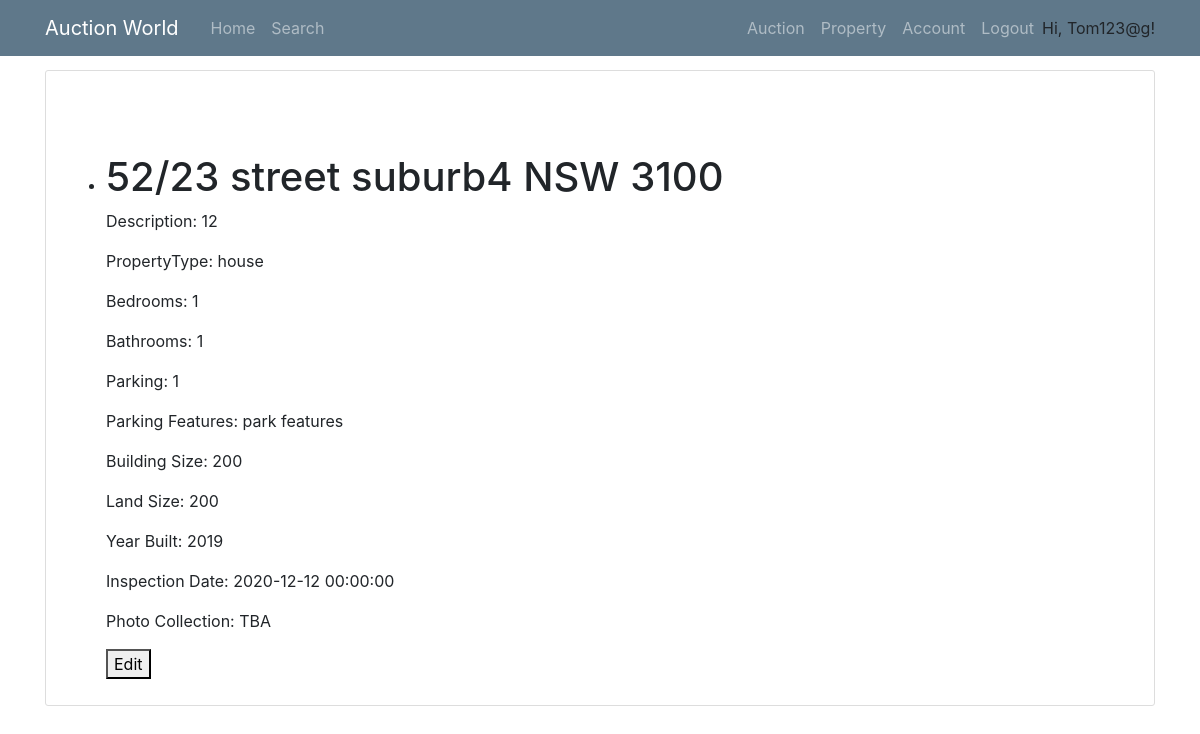
Page /property (signed in) on the earlier database version.
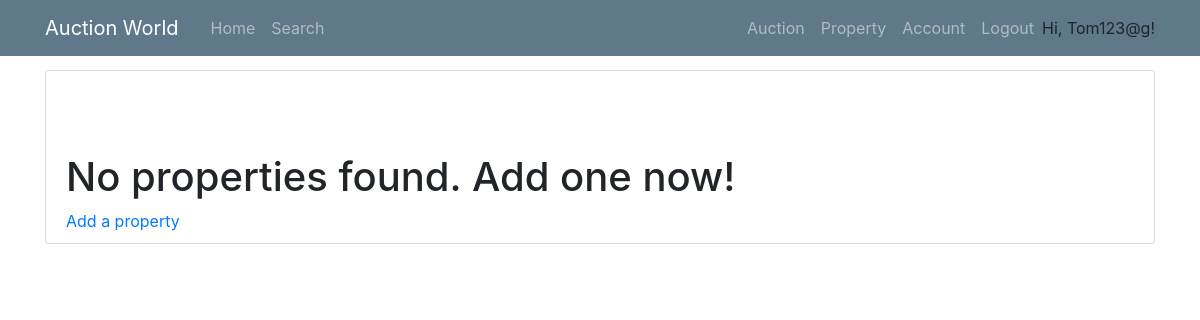
Same page on the later database version.
### models.py (models this page shows, shortened)
class User(UserMixin, db.Model):
    __tablename__ = 'User'
    id = db.Column(db.Integer, primary_key = True)
    login_name = db.Column(db.String(collation='NOCASE') ,unique=True, nullable=False)
    email = db.Column(db.String, unique=True, nullable=False)
    password_hash = db.Column(db.String, nullable=False)
    address = db.Column(db.String(1000), nullable=False)
    date_of_birth = db.Column(db.DateTime, nullable=False)
    phone_number = db.Column(db.String, nullable=False)
    auctionId = db.relationship('AuctionDetails', backref='seller', lazy='dynamic')
    properties = db.relationship('Property', backref='sellerID', lazy='dynamic')
    cards = db.relationship('BankDetails', backref='user', lazy='dynamic')

class Property(db.Model):
    __tablename__ = 'Property'
    id = db.Column(db.Integer, primary_key = True)
    property_type = db.Column(db.String)
    add_unit = db.Column(db.String(100))
    add_num = db.Column(db.String(100))
    add_name = db.Column(db.String(100))
    add_suburb = db.Column(db.String(100))
    add_state = db.Column(db.String(3))
    add_pc = db.Column(db.String(4))
    num_bedrooms = db.Column(db.Integer)
    num_parking = db.Column(db.Integer)
    num_bathrooms = db.Column(db.Integer)
    parking_features = db.Column(db.String)
    building_size = db.Column(db.Integer)
    land_size = db.Column(db.Integer)
    inspection_date = db.Column(db.DateTime)
    description = db.Column(db.String(2000))
    year_built = db.Column(db.Integer)
    seller = db.Column(db.Integer, db.ForeignKey('User.id'))
    auctionId = db.relationship('AuctionDetails', backref='Property', uselist=False)
    photo_collection = db.relationship('Photos', backref='Property', lazy='dynamic')

### routes.py (the view)
@app.route("/property")
def property_list():
    properties = Property.query.filter_by(seller=current_user.login_name).all()
    return render_template('property.html', properties = properties)

### models.py (called while the page is built)
@login_manager.user_loader
def load_user(id):
    return User.query.get(id)

### templates/property.html (shortened to what this page needs)
{% extends "base.html" %}
{% block content %}
<div class="content-section">
    <br><br><br>
    {% if not properties %}
    <h1>No properties found. Add one now!</h1>
    <a href="{{ url_for('add_property') }}">Add a property</a>
    {% endif %}
    {% for p in properties %}
    <ul>
        <li>
            <h1>{{ p.add_unit }}/{{ p.add_num }} {{ p.add_name }} {{ p.add_suburb }} {{ p.add_state }} {{ p.add_pc }}</h1>
            <p>Description: {{ p.description }}</p>
            <p>PropertyType: {{ p.property_type }}</p>
            <p>Bedrooms: {{ p.num_bedrooms }}</p>
            <p>Bathrooms: {{ p.num_bathrooms }}</p>
            <p>Parking: {{ p.num_parking }}</p>
            <p>Parking Features: {{ p.parking_features }}</p>
            <p>Building Size: {{ p.building_size }}</p>
            <p>Land Size: {{ p.land_size }}</p>
            <p>Year Built: {{ p.year_built }}</p>
            <p>Inspection Date: {{ p.inspection_date }}</p>
            <p>Photo Collection: TBA</p>
        </li>
        <form action="{{ url_for('edit_property', p_id = p.id) }}" method="POST"><button type="submit">Edit</button></form>
    </ul>
    {% endfor %}
</div>
{% endblock %}

### templates/base.html (shortened to what this page needs)
<!DOCTYPE html>
<html lang="en">
<head>
    <link rel="stylesheet" type="text/css" href="../static/css/main.css">
    <link rel="stylesheet" href="https://maxcdn.bootstrapcdn.com/bootstrap/4.0.0/css/bootstrap.min.css">
</head>
<body>
    <header class="site-header">
        <nav class="navbar navbar-expand-md navbar-dark bg-steel fixed-top">
          <div class="container">
            <a class="navbar-brand mr-4" href="/" >Auction World</a>
            <div class="collapse navbar-collapse" id="navbarToggle">
              <div class="navbar-nav mr-auto">
                <a class="nav-item nav-link" href="{{ url_for('home') }}">Home</a>
                <a class="nav-item nav-link" href="/search">Search</a>
              </div>
              <div class="navbar-nav">
                {% if current_user.is_authenticated %}
                  <a class="nav-item nav-link" href="/auction">Auction</a>
                  <a class="nav-item nav-link" href="/property">Property</a>
                  <a class="nav-item nav-link" href={{ url_for("account", login_name=current_user.login_name) }}>Account</a>
                  <a class="nav-item nav-link" href="/logout">Logout</a>
                  <p style="margin-top: 8px; margin-bottom: 0px;">Hi, {{ current_user.login_name }}!</p>
                {% endif %}
              </div>
            </div>
          </div>
        </nav>
      </header>
      <main role="main" class="container" style="margin-top: 70px;">
        <div class="row">
          <div class="col-md-12">
            {% block content %}{% endblock %}
          </div>
        </div>
      </main>
</body>
</html>

### static/css/main.css (style rules this page uses)
body { background: #fafafa; color: #333333; margin-top: 5rem; }
h1, h2, h3, h4, h5, h6 { color: #444444; }
.bg-steel { background-color: #5f788a; }
.site-header .navbar-nav .nav-link { color: #cbd5db; }
.content-section { background: #ffffff; padding: 10px 20px; border: 1px solid #dddddd; border-radius: 3px; margin-bottom: 20px; }

Differences in the rows shown:
no longer on this page (row edited): Property: add_unit "52", add_num "23", add_name "street", add_suburb "suburb4", add_state "NSW", add_pc "3100", description "12", property_type "house", num_bedrooms "1", num_bathrooms "1", num_parking "1", parking_features "park features", building_size "200", land_size "200", year_built "2019", inspection_date "2020-12-12 00:00:00"
Other differences:
text now shown: "No properties found. Add one now! Add a property"
